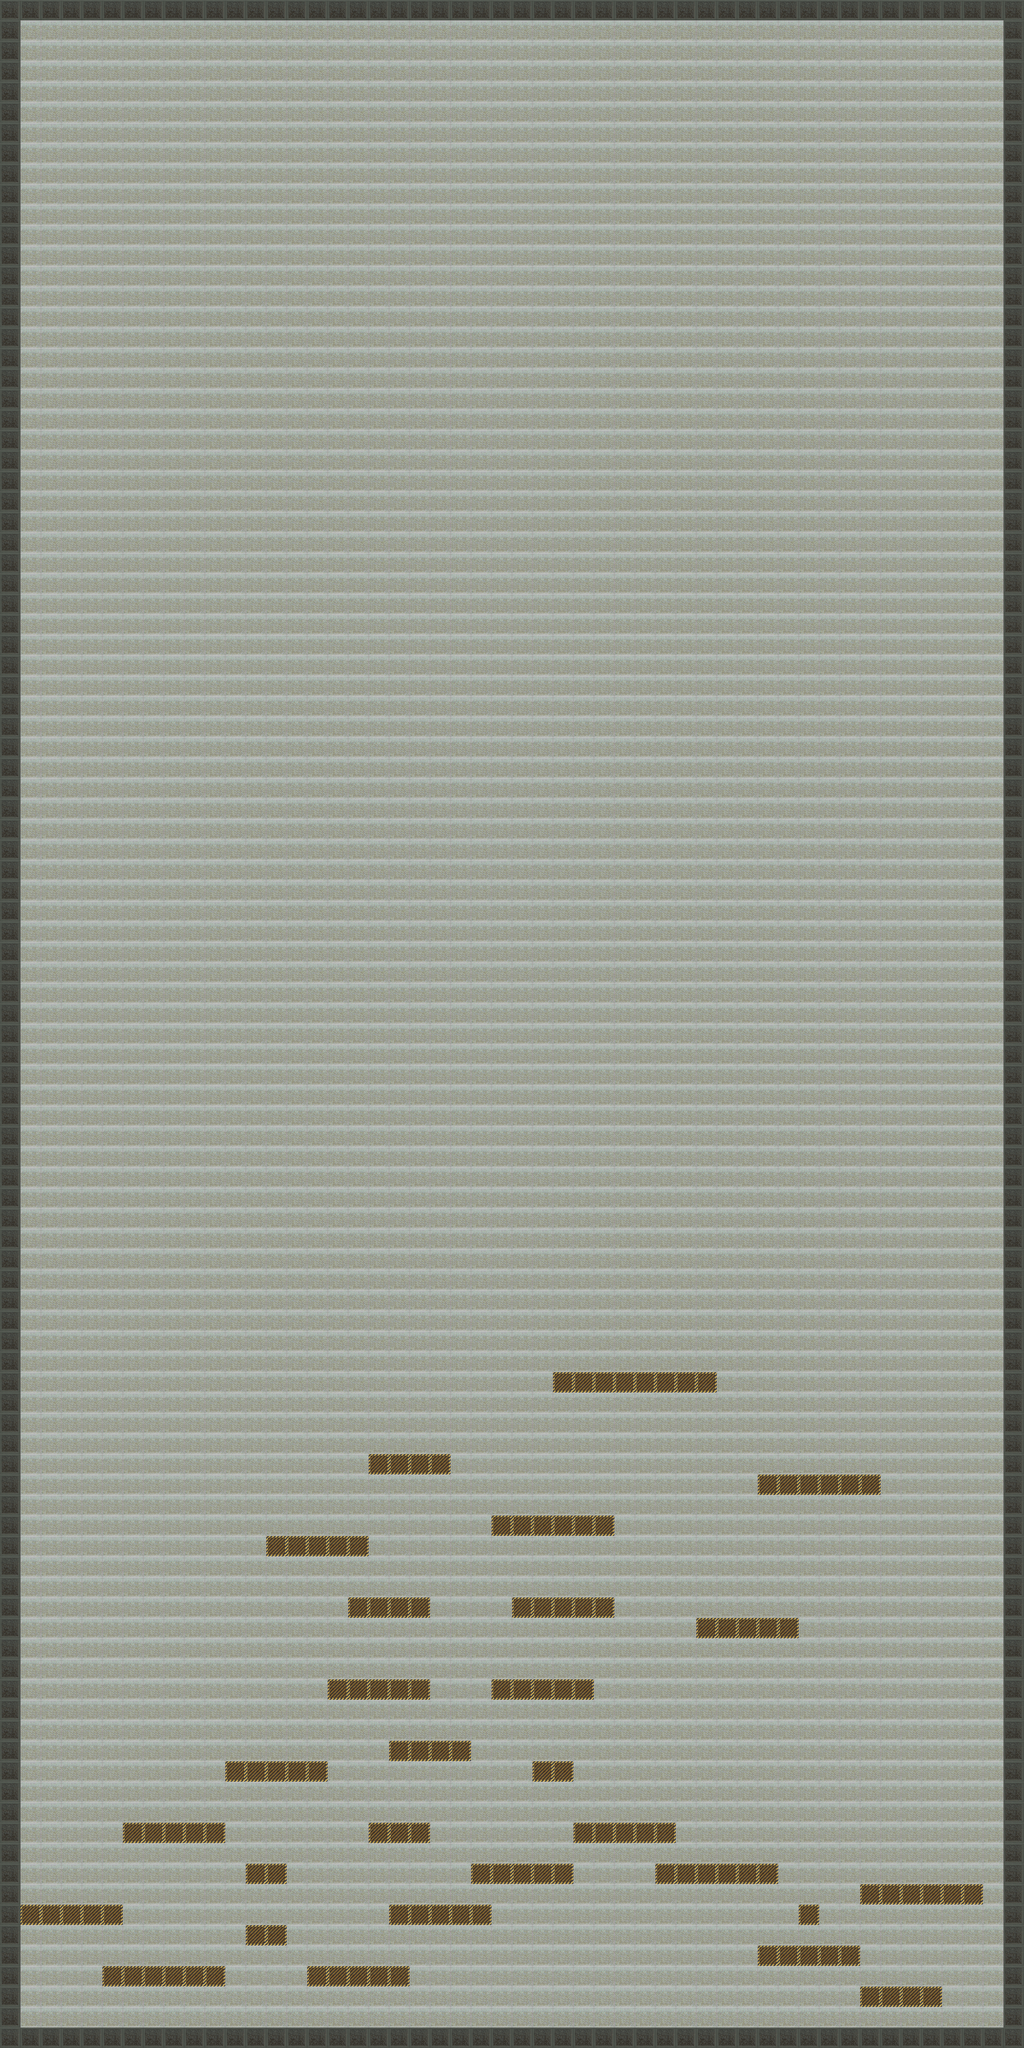

Tiled map render using the project's own tile images. Description and the map definition, with tile-layer contents summarised, below:
An orthogonal 50x100 tile map with 96x96 px tiles, 2 tile layers (background, solid).

<map version="1.2" tiledversion="1.2.1" orientation="orthogonal" renderorder="left-up" width="50" height="100" tilewidth="96" tileheight="96" infinite="0" nextlayerid="3" nextobjectid="1">
 <tileset firstgid="1" name="tileset_test_288x96" tilewidth="96" tileheight="96" tilecount="3" columns="3">
  <image source="../../assets/third_party/tileset_test_288x96.png" width="288" height="96" />
 </tileset>
 <layer id="1" name="background" width="50" height="100">
  <data>[5000 cells, 5000 non-empty, 1 distinct tile ids]</data>
 </layer>
 <layer id="2" name="solid" width="50" height="100">
  <data>[5000 cells, 425 non-empty, 2 distinct tile ids]</data>
 </layer>
</map>